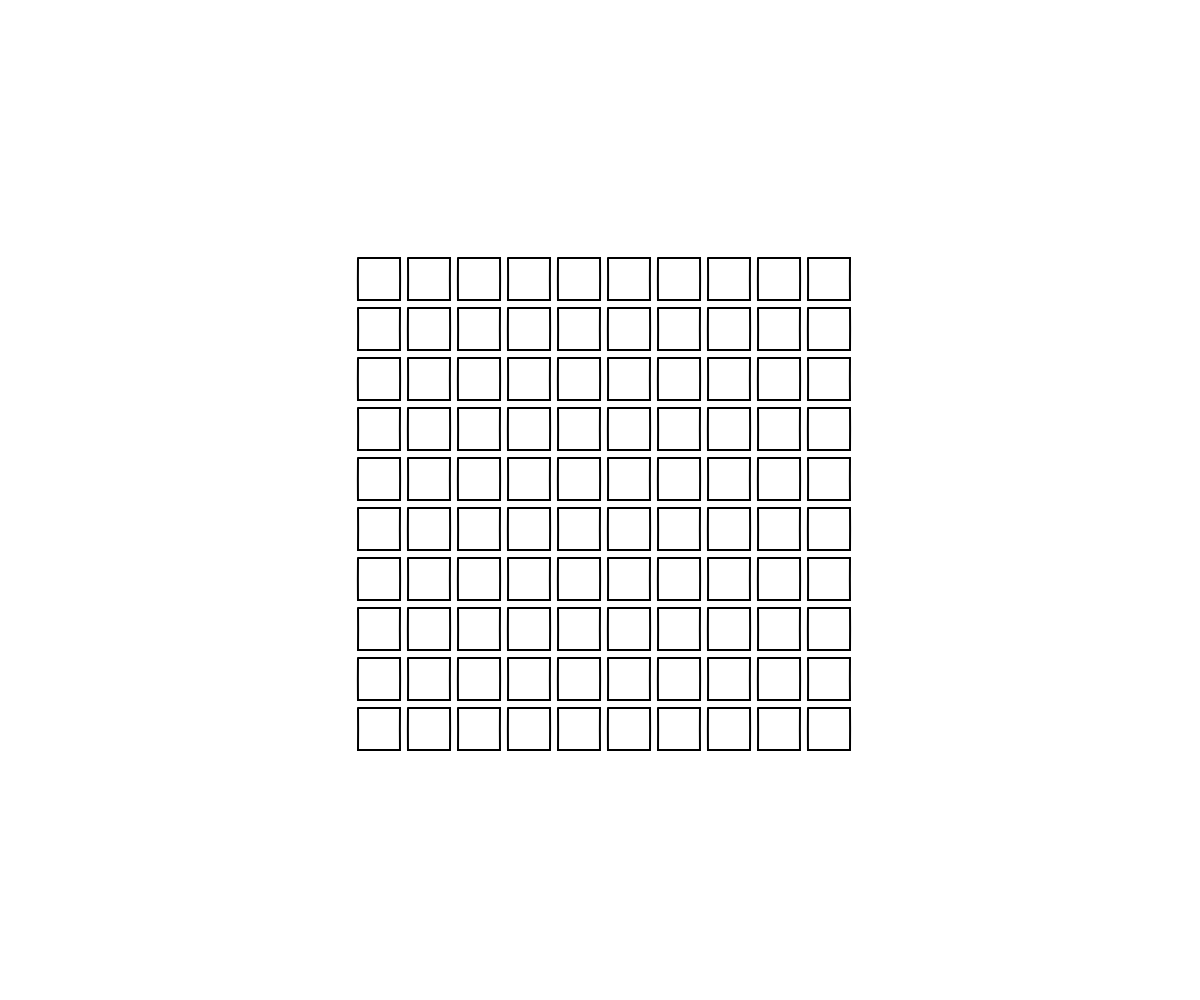
Frame 1 (no input)
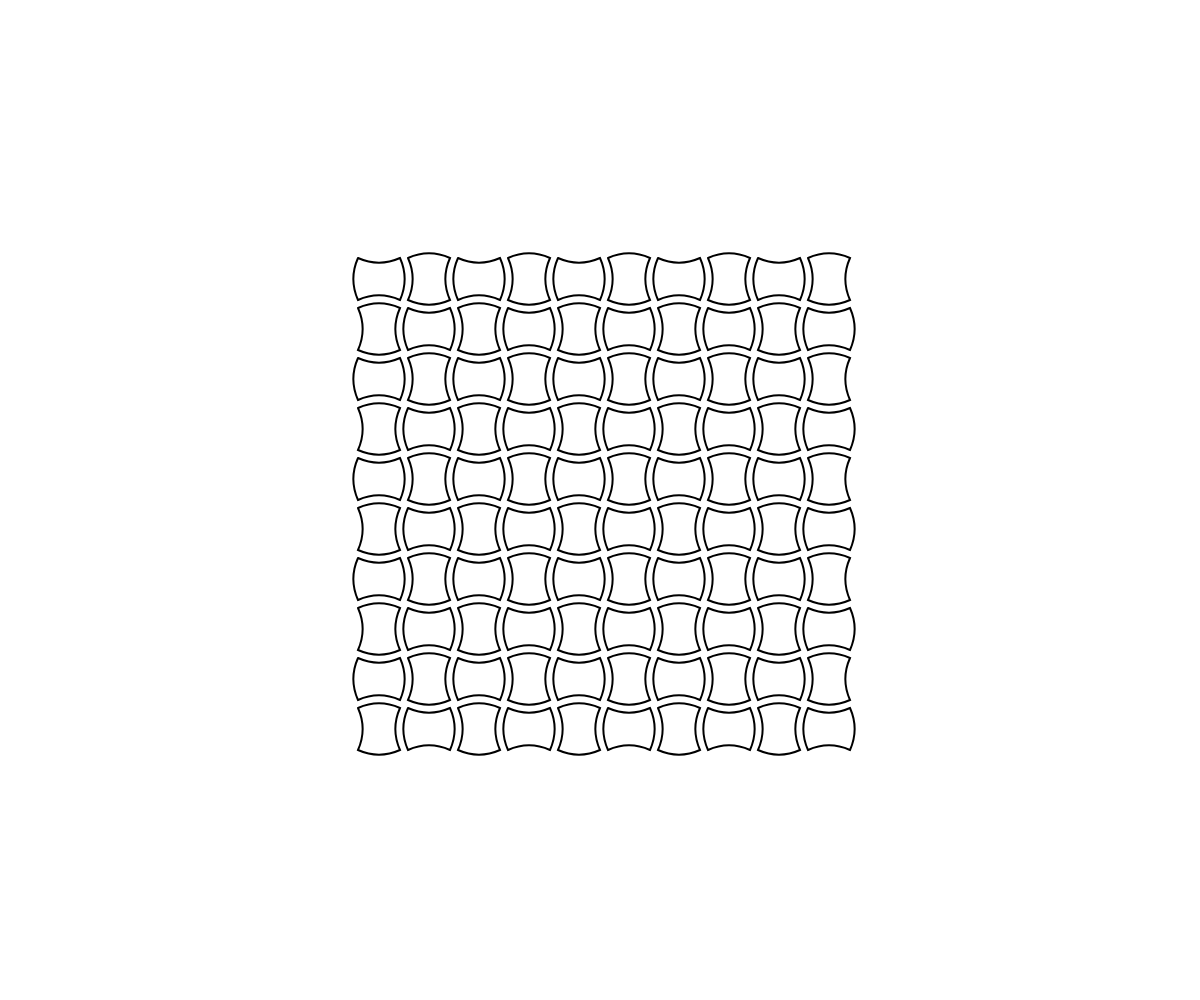
Frame 60 (no input)
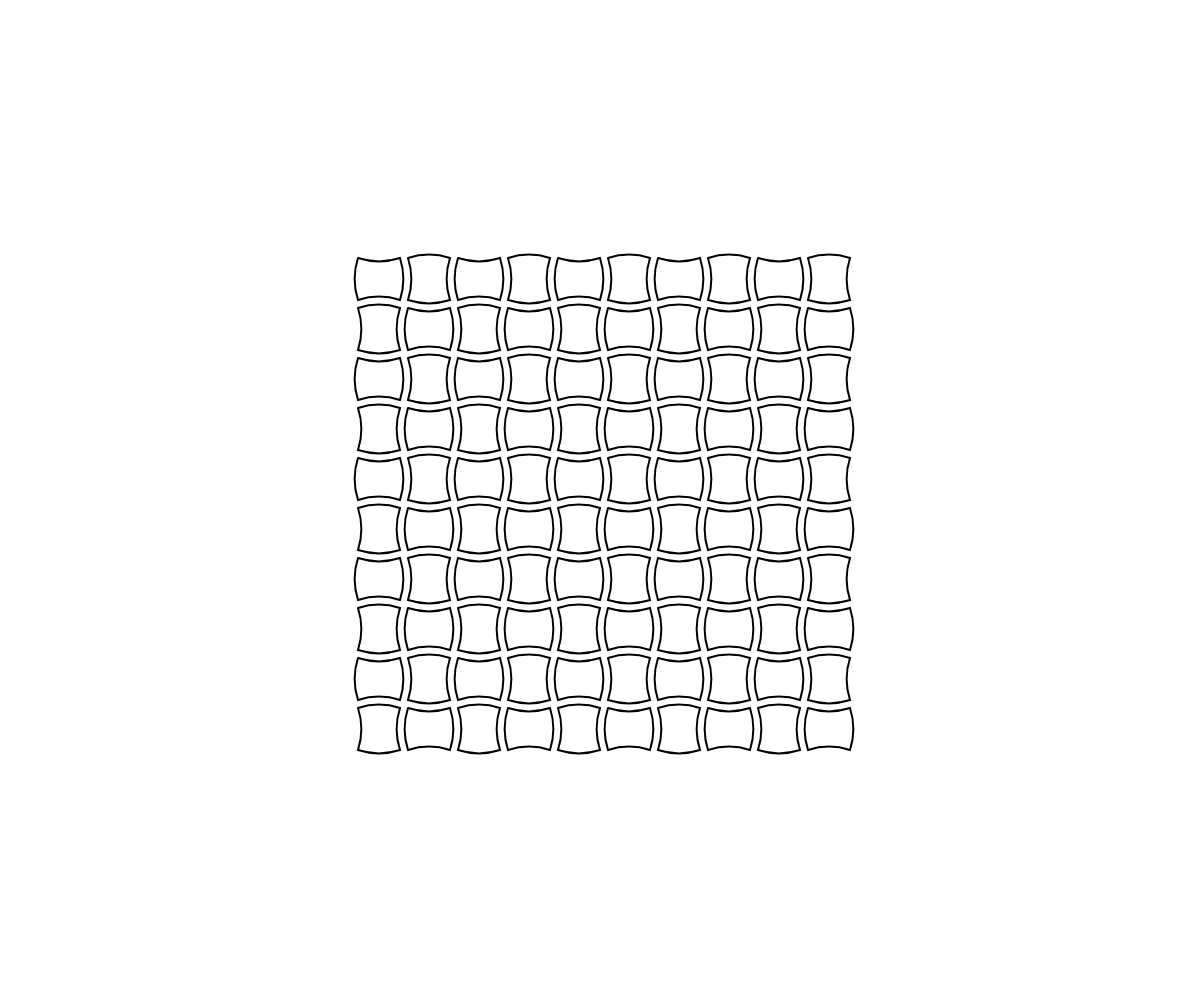
Frame 120 (the mouse pressed at the canvas centre since frame 60)

The p5.js sketch that drew these frames (run headless with seeded random() and noise() and a simulated clock; from frame 60 on, the mouse is pressed at the canvas centre):

// p5.js sketch
// ── sketch.js
var things = [];
var change;
var squareSize;
var waveAmount;
var other = false;
var row = 0;

function ThingOne(xPos,yPos) {
  this.position = createVector(xPos,yPos);
  this.draw = function() {
    beginShape();
    vertex(this.position.x,this.position.y); // begin shape at top left
    quadraticVertex(this.position.x+squareSize/2,this.position.y-change,this.position.x+squareSize,this.position.y); // to top right
    quadraticVertex(this.position.x+squareSize-change,this.position.y+squareSize/2,this.position.x+squareSize,this.position.y+squareSize); // to bottom right
    quadraticVertex(this.position.x+squareSize/2,this.position.y+squareSize+change,this.position.x,this.position.y+squareSize); // to bottom left
    quadraticVertex(this.position.x+change,this.position.y+squareSize/2,this.position.x,this.position.y); // to top left
    endShape();
  }
}

function ThingTwo(xPos,yPos) {
  this.position = createVector(xPos,yPos);
  this.draw = function() {
    beginShape();
    vertex(this.position.x,this.position.y); // begin shape at top left
    quadraticVertex(this.position.x+squareSize/2,this.position.y+change,this.position.x+squareSize,this.position.y); // to top right
    quadraticVertex(this.position.x+squareSize+change,this.position.y+squareSize/2,this.position.x+squareSize,this.position.y+squareSize); // to bottom right
    quadraticVertex(this.position.x+squareSize/2,this.position.y+squareSize-change,this.position.x,this.position.y+squareSize); // to bottom left
    quadraticVertex(this.position.x-change,this.position.y+squareSize/2,this.position.x,this.position.y); // to top left
    endShape();
  }
}

function setup() {
  canvas = createCanvas(window.innerWidth,window.innerHeight);
	smooth();
  fill(0,0);
  stroke(0);
	smallestScr = min(width,height);
	squareSize = smallestScr*0.042;
	waveAmount = smallestScr*0.01;
	// console.log(smallestScr);
	strokeWeight(smallestScr/500);
  for(var x = (width-smallestScr/2)/2 + smallestScr * 0.008; x < width-(width-smallestScr/2)/2; x += smallestScr/20) {
		console.log('x: ' + x);
		if(row % 2 === 0) {
			other = false;
		} else {
			other = true;
		}
    for(var y = (height-smallestScr/2)/2 + smallestScr * 0.008; y < height-(height-smallestScr/2)/2; y += smallestScr/20) {
			console.log('y: ' + y);
      if(other) {
        things.push(new ThingOne(x,y));
        other = false;
      } else {
        things.push(new ThingTwo(x,y));
        other = true;
      }
    }
		row ++;
  }
}

function draw() {
  background(255);
	change = sin(frameCount/50)*waveAmount;
  for(var i = 0; i < things.length; i ++) {
    things[i].draw();
  }
}
